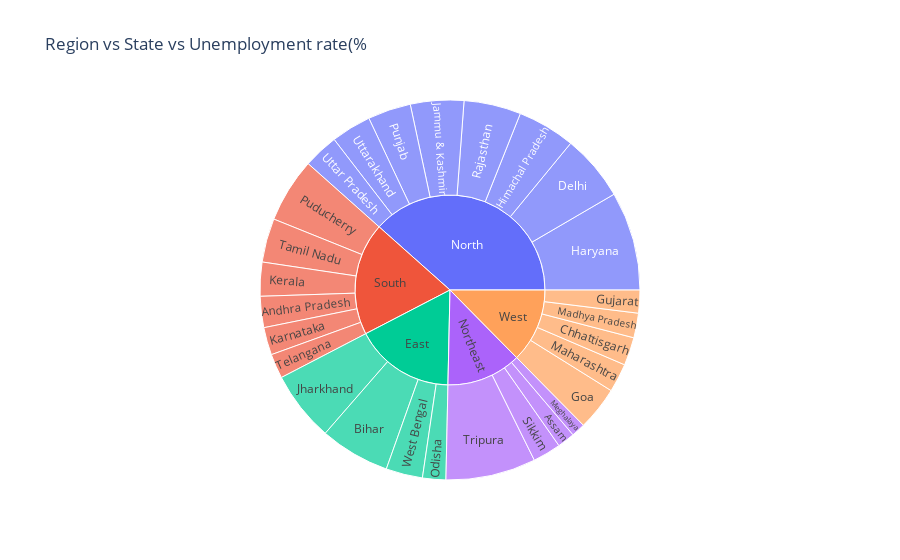

Write notebook code for a chart like this one.
### Markdown cell above
### Sunburst Plot Against Region vs State vs Unemployment rate(%)

### Code cell
px.sunburst(dataset,path=['Region.1','Region'],values=' Estimated Unemployment Rate (%)',title='Region vs State vs Unemployment rate(%')

### Figure 1 — Plotly figure (JSON) as saved in the notebook; plotly's stock layout.template omitted (floating-point values rounded to 4 significant figures)
{"data": [{"branchvalues": "total", "domain": {"x": [0, 1], "y": [0, 1]}, "hovertemplate": "labels=%{label}<br> Estimated Unemployment Rate (%)=%{value}<br>parent=%{parent}<br>id=%{id}<extra></extra>", "ids": ["South/Andhra Pradesh", "Northeast/Assam", "East/Bihar", "West/Chhattisgarh", "North/Delhi", "West/Goa", "West/Gujarat", "North/Haryana", "North/Himachal Pradesh", "North/Jammu & Kashmir", "East/Jharkhand", "South/Karnataka", "South/Kerala", "West/Madhya Pradesh", "West/Maharashtra", "Northeast/Meghalaya", "East/Odisha", "South/Puducherry", "North/Punjab", "North/Rajasthan", "Northeast/Sikkim", "South/Tamil Nadu", "South/Telangana", "Northeast/Tripura", "North/Uttar Pradesh", "North/Uttarakhand", "East/West Bengal", "East", "North", "Northeast", "South", "West"], "labels": ["Andhra Pradesh", "Assam", "Bihar", "Chhattisgarh", "Delhi", "Goa", "Gujarat", "Haryana", "Himachal Pradesh", "Jammu & Kashmir", "Jharkhand", "Karnataka", "Kerala", "Madhya Pradesh", "Maharashtra", "Meghalaya", "Odisha", "Puducherry", "Punjab", "Rajasthan", "Sikkim", "Tamil Nadu", "Telangana", "Tripura", "Uttar Pradesh", "Uttarakhand", "West Bengal", "East", "North", "Northeast", "South", "West"], "name": "", "parents": ["South", "Northeast", "East", "West", "North", "West", "West", "North", "North", "North", "East", "South", "South", "West", "West", "Northeast", "East", "South", "North", "North", "Northeast", "South", "South", "Northeast", "North", "North", "East", "", "", "", "", ""], "type": "sunburst", "values": [86.64, 48.56, 194.7, 78.19, 184.1, 121.7, 63.76, 274.8, 160.7, 148.3, 195.4, 76.68, 94.34, 68.54, 79.79, 38.66, 64.62, 179.4, 119.8, 158.7, 78.34, 121.9, 68.33, 250.6, 97.37, 111.6, 101.9, 556.6, 1255.0, 416.1, 627.3, 411.9]}], "layout": {"legend": {"tracegroupgap": 0}, "title": {"text": "Region vs State vs Unemployment rate(%"}}}
